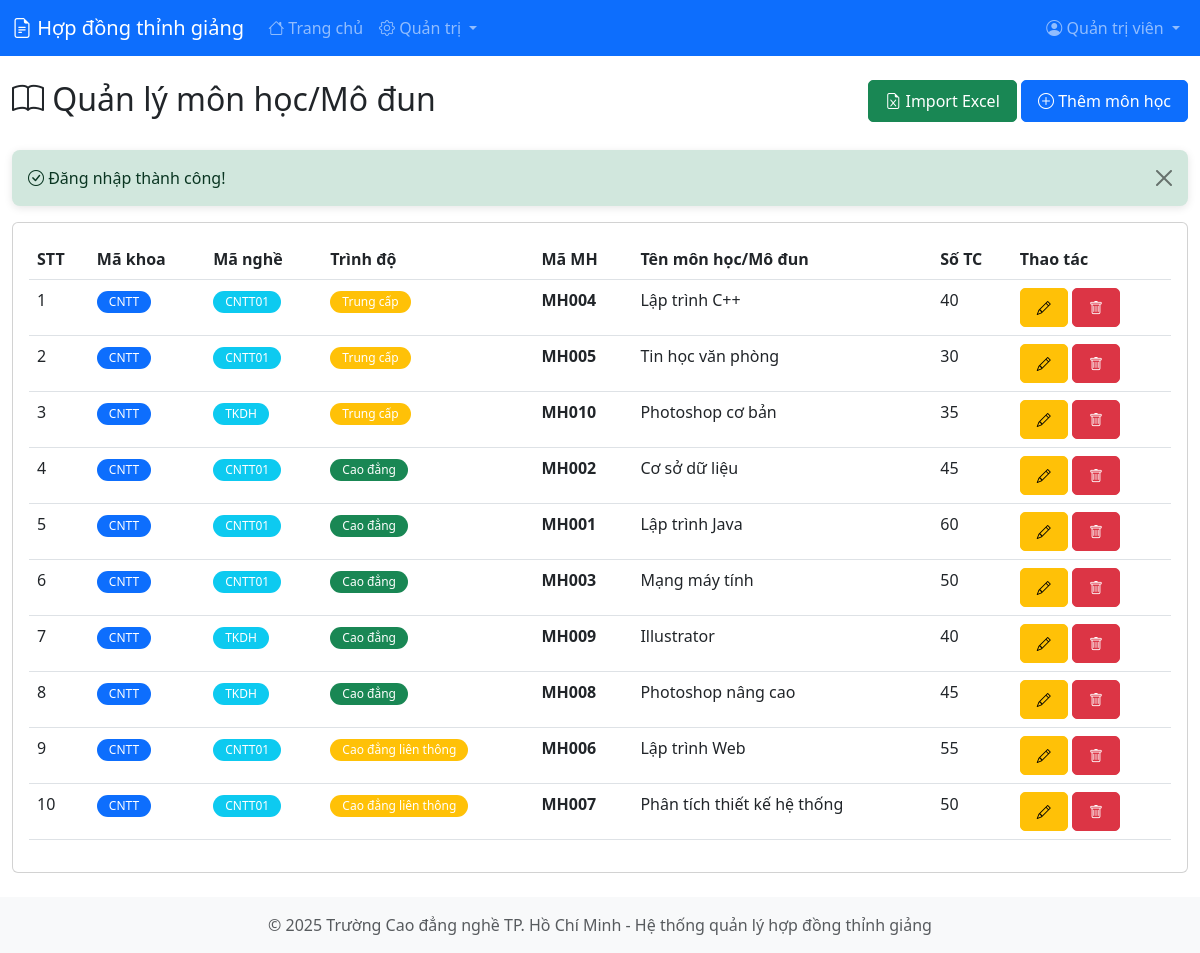
/subjects.php (signed in), run on the app's committed database.
### tables this page shows
CREATE TABLE `subjects` (
  `id` int(11) NOT NULL,
  `profession_id` int(11) NOT NULL,
  `subject_code` varchar(50) NOT NULL,
  `subject_name` varchar(200) NOT NULL,
  `credit_hours` int(11) DEFAULT 0 COMMENT 'Số giờ của môn học',
  `is_active` tinyint(1) DEFAULT 1,
  `created_at` timestamp NOT NULL DEFAULT current_timestamp(),
  `updated_at` timestamp NOT NULL DEFAULT current_timestamp() ON UPDATE current_timestamp()
);

CREATE TABLE `faculties` (
  `id` int(11) NOT NULL,
  `faculty_code` varchar(50) NOT NULL,
  `faculty_name` varchar(200) NOT NULL,
  `is_active` tinyint(1) DEFAULT 1,
  `created_at` timestamp NOT NULL DEFAULT current_timestamp(),
  `updated_at` timestamp NOT NULL DEFAULT current_timestamp() ON UPDATE current_timestamp()
);

CREATE TABLE `professions` (
  `id` int(11) NOT NULL,
  `faculty_id` int(11) NOT NULL,
  `profession_code` varchar(50) NOT NULL,
  `level` enum('Trung cấp','Cao đẳng','Cao đẳng liên thông') NOT NULL DEFAULT 'Cao đẳng',
  `profession_name` varchar(200) NOT NULL,
  `academic_year` varchar(20) DEFAULT NULL,
  `is_active` tinyint(1) DEFAULT 1,
  `created_at` timestamp NOT NULL DEFAULT current_timestamp(),
  `updated_at` timestamp NOT NULL DEFAULT current_timestamp() ON UPDATE current_timestamp()
);

### subjects.php (the view, shortened to what this page needs)
<?php
$database = new Database();
$conn = $database->getConnection();
$query = "SELECT s.*, p.profession_name, p.profession_code, p.level, f.faculty_code
          FROM subjects s
          JOIN professions p ON s.profession_id = p.id
          JOIN faculties f ON p.faculty_id = f.id
          WHERE s.is_active = 1
          ORDER BY f.faculty_name, p.level, p.profession_name, s.subject_name";
$stmt = $conn->prepare($query);
$stmt->execute();
$subjects = $stmt->fetchAll();
include 'includes/header.php';
?>
<div class="row mb-4">
    <div class="col-md-6">
        <h2><i class="bi bi-book"></i> Quản lý môn học/Mô đun</h2>
    </div>
    <div class="col-md-6 text-end">
        <button type="button" class="btn btn-success" data-bs-toggle="modal" data-bs-target="#importModal">
            <i class="bi bi-file-earmark-excel"></i> Import Excel
        </button>
        <button type="button" class="btn btn-primary" data-bs-toggle="modal" data-bs-target="#addModal">
            <i class="bi bi-plus-circle"></i> Thêm môn học
        </button>
    </div>
</div>
<?php if (isset($_SESSION['success'])): ?>
<div class="alert alert-success alert-dismissible fade show" role="alert">
    <i class="bi bi-check-circle"></i> <?php echo $_SESSION['success']; unset($_SESSION['success']); ?>
    <button type="button" class="btn-close" data-bs-dismiss="alert"></button>
</div>
<?php endif; ?>
<div class="card">
    <div class="card-body">
        <div class="table-responsive">
            <table class="table table-hover DataTable">
                <thead>
                    <tr>
                        <th>STT</th>
                        <th>Mã khoa</th>
                        <th>Mã nghề</th>
                        <th>Trình độ</th>
                        <th>Mã MH</th>
                        <th>Tên môn học/Mô đun</th>
                        <th>Số TC</th>
                        <th>Thao tác</th>
                    </tr>
                </thead>
                <tbody>
                    <?php $stt = 1; foreach ($subjects as $subject): ?>
                    <tr>
                        <td><?php echo $stt++; ?></td>
                        <td><span class="badge bg-primary"><?php echo $subject['faculty_code']; ?></span></td>
                        <td><span class="badge bg-info"><?php echo $subject['profession_code']; ?></span></td>
                        <td>
                            <span class="badge bg-<?php echo $subject['level'] === 'Cao đẳng' ? 'success' : 'warning'; ?>">
                                <?php echo $subject['level']; ?>
                            </span>
                        </td>
                        <td><strong><?php echo $subject['subject_code']; ?></strong></td>
                        <td><?php echo $subject['subject_name']; ?></td>
                        <td><?php echo $subject['credit_hours']; ?></td>
                        <td>
                            <button class="btn btn-sm btn-warning"
                                    onclick="editSubject(<?php echo htmlspecialchars(json_encode($subject)); ?>)">
                                <i class="bi bi-pencil"></i>
                            </button>
                            <a href="?delete=<?php echo $subject['id']; ?>"
                               class="btn btn-sm btn-danger btn-delete">
                                <i class="bi bi-trash"></i>
                            </a>
                        </td>
                    </tr>
                    <?php endforeach; ?>
                </tbody>
            </table>
        </div>
    </div>
</div>
<?php include 'includes/footer.php'; ?>

### assets/css/style.css (style rules this page uses)
:root { --primary-color: #0d6efd; --secondary-color: #6c757d; --success-color: #198754; --danger-color: #dc3545; --warning-color: #ffc107; }
body { font-family: 'Segoe UI', Tahoma, Geneva, Verdana, sans-serif; min-height: 100vh; display: flex; flex-direction: column; }
.btn { border-radius: 5px; padding: 8px 16px; font-weight: 500; transition: all 0.3s ease; }
.alert { border-radius: 8px; border: none; box-shadow: 0 2px 8px rgba(0, 0, 0, 0.1); }
.badge { padding: 5px 12px; font-weight: 500; border-radius: 12px; }

### data on the page
subjects: faculties.faculty_code "CNTT", profession.profession_code "CNTT01", profession.level "Trung cấp", subject_code "MH004", subject_name "Lập trình C++", credit_hours "40"
subjects: faculties.faculty_code "CNTT", profession.profession_code "CNTT01", profession.level "Trung cấp", subject_code "MH005", subject_name "Tin học văn phòng", credit_hours "30"
subjects: faculties.faculty_code "CNTT", profession.profession_code "TKDH", profession.level "Trung cấp", subject_code "MH010", subject_name "Photoshop cơ bản", credit_hours "35"
subjects: faculties.faculty_code "CNTT", profession.profession_code "CNTT01", profession.level "Cao đẳng", subject_code "MH002", subject_name "Cơ sở dữ liệu", credit_hours "45"
subjects: faculties.faculty_code "CNTT", profession.profession_code "CNTT01", profession.level "Cao đẳng", subject_code "MH001", subject_name "Lập trình Java", credit_hours "60"
subjects: faculties.faculty_code "CNTT", profession.profession_code "CNTT01", profession.level "Cao đẳng", subject_code "MH003", subject_name "Mạng máy tính", credit_hours "50"
subjects: faculties.faculty_code "CNTT", profession.profession_code "TKDH", profession.level "Cao đẳng", subject_code "MH009", subject_name "Illustrator", credit_hours "40"
subjects: faculties.faculty_code "CNTT", profession.profession_code "TKDH", profession.level "Cao đẳng", subject_code "MH008", subject_name "Photoshop nâng cao", credit_hours "45"
subjects: faculties.faculty_code "CNTT", profession.profession_code "CNTT01", profession.level "Cao đẳng liên thông", subject_code "MH006", subject_name "Lập trình Web", credit_hours "55"
subjects: faculties.faculty_code "CNTT", profession.profession_code "CNTT01", profession.level "Cao đẳng liên thông", subject_code "MH007", subject_name "Phân tích thiết kế hệ thống", credit_hours "50"

### other printed values
$_SESSION['full_name'] "Quản trị viên"
$_SESSION['success'] "Đăng nhập thành công!"
